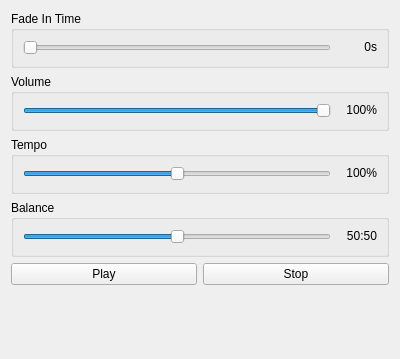
<?xml version="1.0" encoding="UTF-8"?>
<ui version="4.0">
 <class>PickerAudioWidget</class>
 <widget class="QWidget" name="PickerAudioWidget">
  <property name="geometry">
   <rect>
    <x>0</x>
    <y>0</y>
    <width>400</width>
    <height>359</height>
   </rect>
  </property>
  <property name="windowTitle">
   <string>Form</string>
  </property>
  <layout class="QGridLayout" name="gridLayout_5">
   <item row="0" column="0">
    <widget class="QGroupBox" name="groupFadeIn">
     <property name="title">
      <string>Fade In Time</string>
     </property>
     <layout class="QGridLayout" name="gridLayout">
      <item row="0" column="0">
       <widget class="RpgSlider" name="sliderFadeIn">
        <property name="maximum">
         <number>10</number>
        </property>
        <property name="value">
         <number>0</number>
        </property>
        <property name="orientation">
         <enum>Qt::Horizontal</enum>
        </property>
       </widget>
      </item>
      <item row="0" column="1">
       <widget class="QLabel" name="labelFadeIn">
        <property name="text">
         <string>0s</string>
        </property>
        <property name="alignment">
         <set>Qt::AlignRight</set>
        </property>
        <property name="minimumSize">
         <size>
          <width>40</width>
          <height>0</height>
         </size>
        </property>
       </widget>
      </item>
     </layout>
    </widget>
   </item>
   <item row="1" column="0">
    <widget class="QGroupBox" name="groupBox">
     <property name="title">
      <string>Volume</string>
     </property>
     <layout class="QGridLayout" name="gridLayout_2">
      <item row="0" column="0">
       <widget class="RpgSlider" name="sliderVolume">
        <property name="maximum">
         <number>100</number>
        </property>
        <property name="value">
         <number>100</number>
        </property>
        <property name="orientation">
         <enum>Qt::Horizontal</enum>
        </property>
       </widget>
      </item>
      <item row="0" column="1">
       <widget class="QLabel" name="labelVolume">
        <property name="text">
         <string>100%</string>
        </property>
        <property name="alignment">
         <set>Qt::AlignRight</set>
        </property>
        <property name="minimumSize">
         <size>
          <width>40</width>
          <height>0</height>
         </size>
        </property>
       </widget>
      </item>
     </layout>
    </widget>
   </item>
   <item row="2" column="0">
    <widget class="QGroupBox" name="groupBox_2">
     <property name="title">
      <string>Tempo</string>
     </property>
     <layout class="QGridLayout" name="gridLayout_3">
      <item row="0" column="0">
       <widget class="RpgSlider" name="sliderTempo">
        <property name="minimum">
         <number>50</number>
        </property>
        <property name="maximum">
         <number>150</number>
        </property>
        <property name="value">
         <number>100</number>
        </property>
        <property name="orientation">
         <enum>Qt::Horizontal</enum>
        </property>
       </widget>
      </item>
      <item row="0" column="1">
       <widget class="QLabel" name="labelTempo">
        <property name="text">
         <string>100%</string>
        </property>
        <property name="alignment">
         <set>Qt::AlignRight</set>
        </property>
        <property name="minimumSize">
         <size>
          <width>40</width>
          <height>0</height>
         </size>
        </property>
       </widget>
      </item>
     </layout>
    </widget>
   </item>
   <item row="3" column="0">
    <widget class="QGroupBox" name="groupBox_3">
     <property name="title">
      <string>Balance</string>
     </property>
     <layout class="QGridLayout" name="gridLayout_4">
      <item row="0" column="0">
       <widget class="RpgSlider" name="sliderBalance">
        <property name="maximum">
         <number>100</number>
        </property>
        <property name="value">
         <number>50</number>
        </property>
        <property name="orientation">
         <enum>Qt::Horizontal</enum>
        </property>
       </widget>
      </item>
      <item row="0" column="1">
       <widget class="QLabel" name="labelBalance">
        <property name="text">
         <string>50:50</string>
        </property>
        <property name="alignment">
         <set>Qt::AlignRight</set>
        </property>
        <property name="minimumSize">
         <size>
          <width>40</width>
          <height>0</height>
         </size>
        </property>
       </widget>
      </item>
     </layout>
    </widget>
   </item>
   <item row="4" column="0">
    <layout class="QHBoxLayout" name="layoutPlayback">
     <item>
      <widget class="QPushButton" name="pushPlay">
       <property name="text"><string>Play</string></property>
      </widget>
     </item>
     <item>
      <widget class="QPushButton" name="pushStop">
       <property name="text"><string>Stop</string></property>
      </widget>
     </item>
    </layout>
   </item>
   <item row="5" column="0">
    <widget class="QLabel" name="labelError">
     <property name="wordWrap"><bool>true</bool></property>
     <property name="textInteractionFlags"><set>Qt::TextSelectableByMouse</set></property>
    </widget>
   </item>
  </layout>
 </widget>
 <customwidgets>
  <customwidget>
   <class>RpgSlider</class>
   <extends>QSlider</extends>
   <header>ui/common/rpg_slider.h</header>
  </customwidget>
 </customwidgets>
 <resources/>
 <connections/>
</ui>
